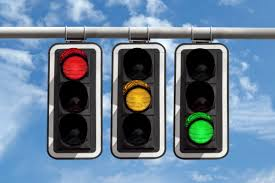
#> input picture download.jpeg, 275 x 183 px
$ python -i test1.py   (imports and definitions only)
#> lines starting #> are read from the running program, lines starting #| are printed output that depends on the picture; after the words box and inside, x2 and y2 are one past the last pixel; in counts of white or black regions, pixels touching at a corner belong together
#> further down, picture is the input picture: shape (183, 275, 3); mean B, G, R 150.2, 128.8, 106.2
import cv2
import numpy as np

def process_frame(frame):
    # Get frame dimensions
    height, width = frame.shape[:2]
#> height = 183; width = 275

    # Define the region of interest (ROI) where traffic lights are expected
    # These coordinates should be adjusted based on your specific video
    #roi_x_min, roi_y_min = 313, 50  # Top-left corner for pixel7
    #roi_x_max, roi_y_max = 462, 218  # Bottom-right corner for pixel7

    roi_x_min, roi_y_min = 144, 92  # Top-left corner for VID..
    roi_x_max, roi_y_max = 308, 242  # Bottom-right corner for VID..

    # Ensure ROI is within frame boundaries
    roi_x_min = max(0, min(roi_x_min, width-1))
#> roi_x_min = 144
    roi_y_min = max(0, min(roi_y_min, height-1))
#> roi_y_min = 92
    roi_x_max = max(roi_x_min+1, min(roi_x_max, width))
#> roi_x_max = 275
    roi_y_max = max(roi_y_min+1, min(roi_y_max, height))
#> roi_y_max = 183

    # Extract the ROI from the frame
    roi_frame = frame[roi_y_min:roi_y_max, roi_x_min:roi_x_max].copy()
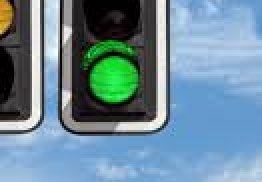
#> roi_frame: shape (91, 131, 3) (shown 2 times larger); mean B, G, R 154.2, 139.1, 108.8

    # Check if ROI is valid
    if roi_frame.size == 0:
        print("Warning: ROI is empty. Using full frame instead.")
        roi_frame = frame.copy()
        roi_x_min, roi_y_min = 0, 0
        roi_x_max, roi_y_max = width, height

    # Draw ROI rectangle on the frame (for visualization)
    cv2.rectangle(frame, (roi_x_min, roi_y_min), (roi_x_max, roi_y_max), (255, 255, 0), 1)

    # Define the color ranges
    # Green traffic light range - expanded range to catch more green shades
    lower_green = np.array([30, 80, 80])  # Lower threshold to catch more green variations
    upper_green = np.array([90, 255, 255])  # Higher threshold to include yellowish-green

    # Red traffic light ranges - improved values
    # Primary red range (low hue values)
    lower_red1 = np.array([0, 120, 70])
    upper_red1 = np.array([10, 255, 255])

    # Secondary red range (high hue values)
    lower_red2 = np.array([170, 120, 70])
    upper_red2 = np.array([180, 255, 255])

    hsv = cv2.cvtColor(roi_frame, cv2.COLOR_BGR2HSV)
#> hsv: shape (91, 131, 3); mean H, S, V 97.2, 90.3, 163.7

    # Create masks for color ranges
    mask_green = cv2.inRange(hsv, lower_green, upper_green)
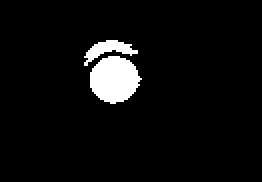
#> mask_green: shape (91, 131) (shown 2 times larger); 5% white; 2 white regions, box (x1, y1, x2, y2) and area: (45, 28, 71, 52) 457, (42, 20, 69, 33) 143
    mask_red1 = cv2.inRange(hsv, lower_red1, upper_red1)
#> mask_red1: shape (91, 131); every value is 0
    mask_red2 = cv2.inRange(hsv, lower_red2, upper_red2)

    # Combine the two red masks
    mask_red = cv2.bitwise_or(mask_red1, mask_red2)

    # Apply morphological operations to clean up the masks
    kernel = np.ones((3, 3), np.uint8)
    mask_green = cv2.morphologyEx(mask_green, cv2.MORPH_OPEN, kernel)
#> mask_green: shape (91, 131); 4.9% white; 2 white regions, box (x1, y1, x2, y2) and area: (45, 28, 70, 52) 455, (43, 20, 66, 30) 127
    mask_green = cv2.dilate(mask_green, kernel, iterations=1)  # Dilate to connect nearby green pixels
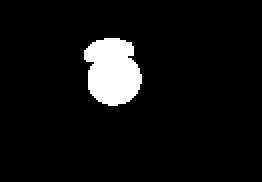
#> mask_green: shape (91, 131) (shown 2 times larger); 6.3% white; 1 white region
    mask_red = cv2.morphologyEx(mask_red, cv2.MORPH_OPEN, kernel)

    # Combine green and red masks
    combined_mask = cv2.bitwise_or(mask_green, mask_red)

    # Threshold the combined mask
    _, final_mask = cv2.threshold(combined_mask, 254, 255, cv2.THRESH_BINARY)
    detected_label = None

    # Find contours
    cnts, _ = cv2.findContours(final_mask, cv2.RETR_EXTERNAL, cv2.CHAIN_APPROX_NONE)
#> cnts = 1 contour; box (x1, y1, x2, y2) and area: (42, 19, 71, 53) 705

    valid_traffic_lights = []

    for c in cnts:
        # Filter by contour area - relaxed thresholds for green lights
        area = cv2.contourArea(c)
        if area < 30 or area > 1500:  # Relaxed thresholds
            continue

        x, y, w, h = cv2.boundingRect(c)

        # Filter by aspect ratio - relaxed for green lights
        aspect_ratio = h / float(w)
        if aspect_ratio < 0.8:  # Relaxed threshold
            continue

        # Calculate the center point of the rectangle
        cx = x + w // 2
        cy = y + h // 2

        # Determine the color of the contour
        green_pixels = cv2.countNonZero(mask_green[y:y+h, x:x+w])
        red_pixels = cv2.countNonZero(mask_red[y:y+h, x:x+w])

        # Debug information (commented out for production use)
        # print(f"Contour at ({x},{y}): green pixels={green_pixels}, red pixels={red_pixels}")

        if green_pixels > 0:  # Green color range
            color = (0, 255, 0)  # Green color for the rectangle
            text_color = (0, 255, 0)  # Green text
            label = "GREEN"
            # Add a higher confidence for green to prioritize it when both colors are detected
            confidence = min(area / 500.0, 1.0) * (aspect_ratio if aspect_ratio < 3 else 3/aspect_ratio) * 1.2
        elif red_pixels > 0:  # Red color range
            color = (0, 0, 255)  # Red color for the rectangle
            text_color = (0, 0, 255)  # Red text
            label = "RED"
            confidence = min(area / 500.0, 1.0) * (aspect_ratio if aspect_ratio < 3 else 3/aspect_ratio)
        else:
            continue

        valid_traffic_lights.append((x, y, w, h, cx, cy, label, color, text_color, confidence))
#> this loop made 1 pass
#> (area, x, y, w, h, aspect_ratio, cx, cy) on pass 1: (705, 42, 19, 29, 34, 1.17, 56, 36)
#> after the loop, valid_traffic_lights = [(42, 19, 29, 34, 56, 36, 'GREEN', (0, 255, 0), (0, 255, 0), 1.41)]

    # Sort by confidence and take the top result
    if valid_traffic_lights:
        valid_traffic_lights.sort(key=lambda x: x[9], reverse=True)
        x, y, w, h, cx, cy, label, color, text_color, _ = valid_traffic_lights[0]

        detected_label = label
#> detected_label = 'GREEN'

        # IMPORTANT: Adjust coordinates to the original frame by adding ROI offsets
        x_orig = x + roi_x_min
#> x_orig = 186
        y_orig = y + roi_y_min
#> y_orig = 111
        cx_orig = cx + roi_x_min
#> cx_orig = 200
        cy_orig = cy + roi_y_min
#> cy_orig = 128

        # Draw rectangle on the original frame with adjusted coordinates
        cv2.rectangle(frame, (x_orig, y_orig), (x_orig + w, y_orig + h), color, 2)

        # Draw the center point on the original frame
        cv2.circle(frame, (cx_orig, cy_orig), 3, (255, 0, 0), -1)
#> frame: shape (183, 275, 3); mean B, G, R 150.6, 130.9, 105.5

        # Display text on the original frame
        cv2.putText(frame, label, (x_orig, y_orig - 10),
                   cv2.FONT_HERSHEY_SIMPLEX, 0.6, text_color, 2)
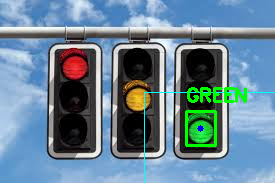
#> frame: shape (183, 275, 3); mean B, G, R 149.5, 132.7, 104.7

    # Make sure we always return a label, even if it's None
    # This ensures compatibility with pmain1.py
    return frame, detected_label

>>> import cv2
>>> picture = cv2.imread('download.jpeg')
>>> result = process_frame(picture)
